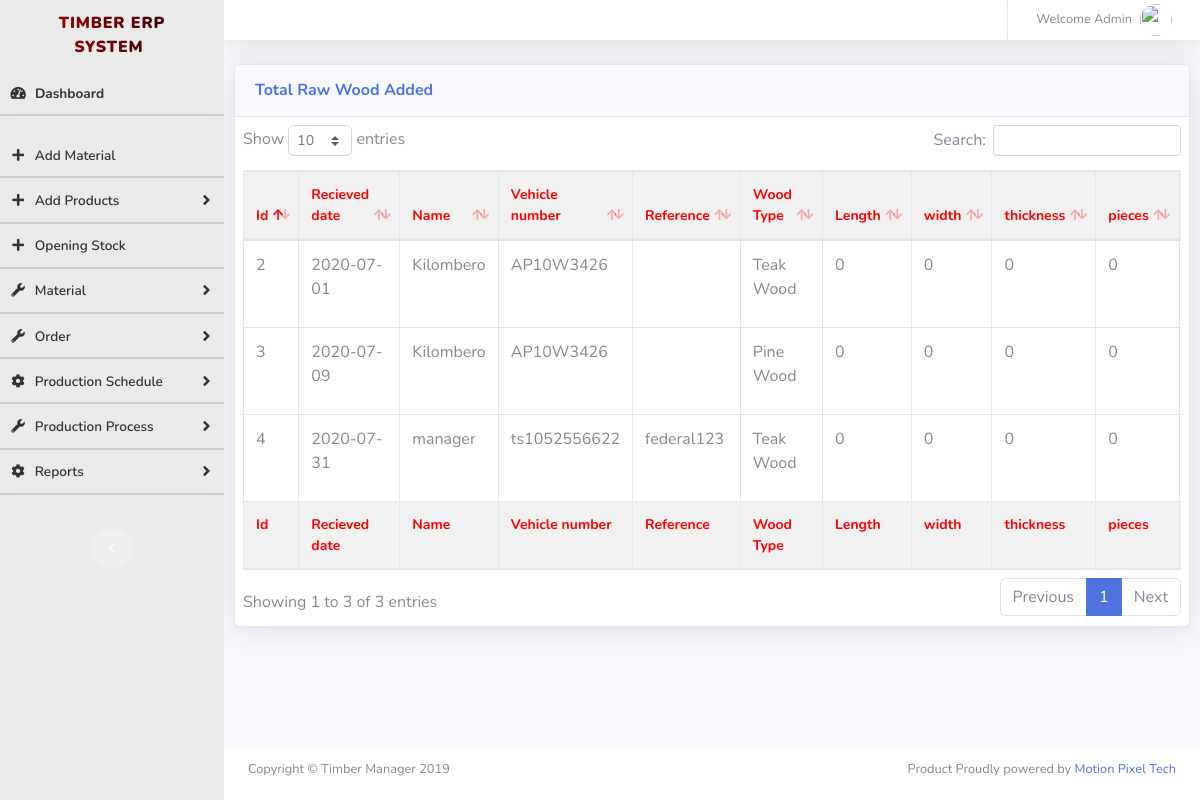
Screenshot of /total_raw_wood_added.php (signed in) with the database file from the repository.
### tables this page shows
CREATE TABLE `ta_raw_wood` (
  `rw_id` int(10) NOT NULL,
  `recieved_date` date NOT NULL,
  `name` varchar(150) NOT NULL,
  `vehicle_number` varchar(50) NOT NULL,
  `reference` varchar(150) NOT NULL,
  `wood_type` varchar(50) NOT NULL,
  `length` int(20) NOT NULL,
  `width` int(20) NOT NULL,
  `thickness` int(20) NOT NULL,
  `pieces` int(20) NOT NULL,
  `cft` varchar(20) NOT NULL,
  `cbm` varchar(20) NOT NULL,
  `weight` int(20) NOT NULL,
  `price` int(20) NOT NULL,
  `value` int(20) NOT NULL,
  `gst` int(20) NOT NULL,
  `insert_date` datetime(6) NOT NULL,
  `other_charges` varchar(100) NOT NULL,
  `transport_charges` varchar(100) NOT NULL,
  `status` int(1) NOT NULL DEFAULT 1 COMMENT '1-> active, 0->inactive'
);

CREATE TABLE `ta_wood_type` (
  `id` int(10) NOT NULL,
  `wood_type` varchar(150) NOT NULL,
  `status` int(1) NOT NULL DEFAULT 1 COMMENT '1->Active, 0->inactive',
  `created_on` datetime NOT NULL DEFAULT current_timestamp()
);

### total_raw_wood_added.php (the view, shortened to what this page needs)
<?php
  if(empty($_SESSION['loggedin_id']))
  {
    header("location: index.php");
  } else {
  include("db_connection.php");
?>
    <!DOCTYPE html>
    <html lang="en">
    <head>
        <link href="vendor/fontawesome-free/css/all.min.css" rel="stylesheet" type="text/css">
        <link href="css/sb-admin-2.min.css" rel="stylesheet">
        <link href="vendor/datatables/dataTables.bootstrap4.min.css" rel="stylesheet">
    </head>
    <body id="page-top">
        <div id="wrapper">
            <?php include "sidebar.php"; ?>
                <div id="content-wrapper" class="d-flex flex-column">
                    <div id="content">
                        <nav class="navbar navbar-expand navbar-light bg-white topbar mb-0 static-top shadow">
                            <ul class="navbar-nav ml-auto">
                                <li class="nav-item dropdown no-arrow">
                                    <a class="nav-link dropdown-toggle" href="#" id="userDropdown" role="button" data-toggle="dropdown" aria-haspopup="true" aria-expanded="false">
                                        <span class="mr-2 d-none d-lg-inline text-gray-600 small">Welcome Admin</span>
                                        <img class="img-profile rounded-circle" src="https://source.unsplash.com/QAB-WJcbgJk/60x60">
                                    </a>
                                </li>
                            </ul>
                        </nav>
                        <div class="">
                            <div class="">
                                <div class="card shadow mb-4">
                                    <div class="card-header py-3">
                                        <h6 class="m-0 font-weight-bold text-primary" style="text-transform: capitalize;">total raw wood added</h6>
                                    </div>
                                    <div class="card-body">
                                        <div class="table-responsive">
                                            <table class="table table-bordered" id="dataTable" width="100%" cellspacing="0">
                                                <thead>
                                                    <tr>
                                                        <th>Id</th>
                                                        <th>Recieved date</th>
                                                        <th>Name</th>
                                                        <th>Vehicle number</th>
                                                        <th>Reference</th>
                                                        <th>Wood Type</th>
                                                        <th>Length</th>
                                                        <th>width </th>
                                                        <th>thickness </th>
                                                        <th>pieces</th>
                                                    </tr>
                                                </thead>
                                                <tfoot>
                                                    <tr>
                                                        <th>Id</th>
                                                        <th>Recieved date</th>
                                                        <th>Name</th>
                                                        <th>Vehicle number</th>
                                                        <th>Reference</th>
                                                        <th>Wood Type</th>
                                                        <th>Length</th>
                                                        <th>width </th>
                                                        <th>thickness </th>
                                                        <th>pieces</th>
                                                    </tr>
                                                </tfoot>
                                                <tbody>
                                                    <?php
                                                        $sql = "SELECT trw.*,twt.id wood_id, twt.wood_type as twt_wood_type FROM ta_raw_wood trw join ta_wood_type twt on (trw.wood_type = twt.id) where trw.status = 1";
                                                        $result = $conn->query($sql);
                                                        while($row = $result->fetch_assoc()) {
                                                      ?>
                                                    <tr>
                                                        <td>
                                                            <?php echo $row["rw_id"]; ?>
                                                        </td>
                                                        <td>
                                                            <?php echo $row["recieved_date"]; ?>
                                                        </td>
                                                        <td>
                                                            <?php echo $row["name"]; ?>
                                                        </td>
                                                        <td>
                                                            <?php echo $row["vehicle_number"]; ?>
                                                        </td>
                                                        <td>
                                                            <?php echo $row["reference"]; ?>
                                                        </td>
                                                        <td>
                                                            <?php echo $row["twt_wood_type"]; ?>
                                                        </td>
                                                        <td>
                                                            <?php echo $row["length"]; ?>
                                                        </td>
                                                        <td>
                                                            <?php echo $row["width"]; ?>
                                                        </td>
                                                        <td>
                                                            <?php echo $row["thickness"]; ?>
                                                        </td>
                                                        <td>
                                                            <?php echo $row["pieces"]; ?>
                                                        </td>
                                                    </tr>
                                                    <?php
                                                        }
                                                   ?>
                                                </tbody>
                                            </table>
                                        </div>
                                    </div>
                                </div>
                            </div>
                        </div>
                    </div>
                    <?php include "footer.php"; ?>
                </div>
        </div>
    </body>
    </html>
    <?php } ?>

### rows the page displays
ta_raw_wood: rw_id "2", recieved_date "2020-07-01", name "Kilombero", vehicle_number "AP10W3426", ta_wood_type.wood_type "Teak Wood", length "0", width "0", thickness "0", pieces "0"
ta_raw_wood: rw_id "3", recieved_date "2020-07-09", name "Kilombero", vehicle_number "AP10W3426", ta_wood_type.wood_type "Pine Wood", length "0", width "0", thickness "0", pieces "0"
ta_raw_wood: rw_id "4", recieved_date "2020-07-31", name "manager", vehicle_number "ts1052556622", reference "federal123", ta_wood_type.wood_type "Teak Wood", length "0", width "0", thickness "0", pieces "0"
